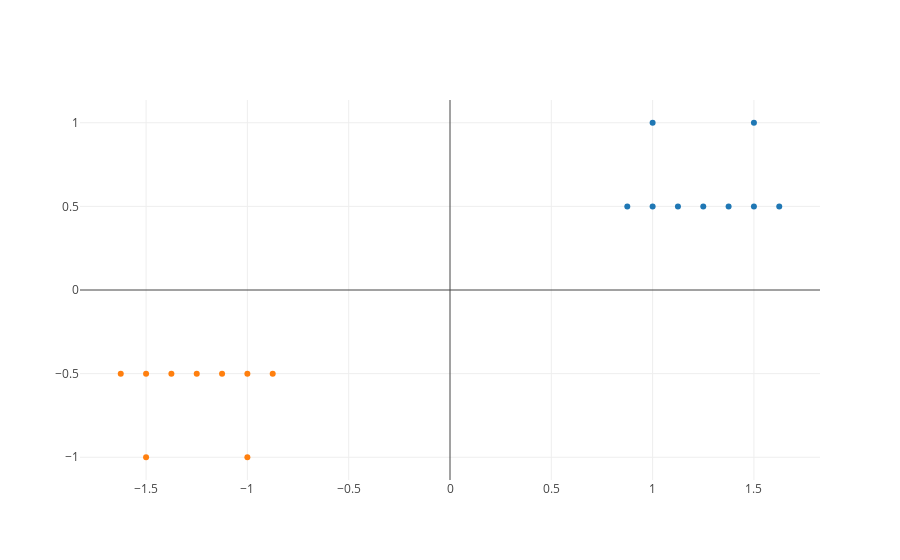

The code cell stored with this chart in its notebook:
### Markdown cell above
#### Task 3.5.4

`L`내의 벡터들을 $0.5$만큼 스케일링한 결과와 $-0.5$만큼 스케일링한 결과를 그래프로 그려보자.

### Code cell
L = [[2,2],[3,2],[1.75,1],[2,1],[2.25,1],[2.5,1],[2.75,1],[3,1],[3.25,1]]
L = np.array(L)

L1 = L * 0.5
L2 = L * (-0.5)

trace1 = go.Scatter(x=L1[:, 0],
                    y=L1[:, 1],
                    mode = 'markers')

trace2 = go.Scatter(x=L2[:, 0],
                    y=L2[:, 1],
                    mode = 'markers')

layout = go.Layout(
        showlegend=False,
        xaxis=dict(
            rangemode='tozero',
            autorange=True
        ),
        yaxis=dict(
            rangemode='negative',
            autorange=True
        )
    )

data = [trace1, trace2]
fig = go.Figure(data=data, layout=layout)
offline.iplot(fig)

### Figure 1 — Plotly figure (JSON) as saved in the notebook; plotly's stock layout.template omitted (floating-point values rounded to 4 significant figures)
{"data": [{"mode": "markers", "type": "scatter", "uid": "b687c6", "x": [1, 1.5, 0.875, 1, 1.125, 1.25, 1.375, 1.5, 1.625], "y": [1, 1, 0.5, 0.5, 0.5, 0.5, 0.5, 0.5, 0.5]}, {"mode": "markers", "type": "scatter", "uid": "c3b0c7", "x": [-1, -1.5, -0.875, -1, -1.125, -1.25, -1.375, -1.5, -1.625], "y": [-1, -1, -0.5, -0.5, -0.5, -0.5, -0.5, -0.5, -0.5]}], "layout": {"autosize": true, "showlegend": false, "xaxis": {"autorange": true, "range": [-1.826, 1.826], "rangemode": "tozero", "type": "linear"}, "yaxis": {"autorange": true, "range": [-1.146, 1.146], "rangemode": "negative", "type": "linear"}}}
